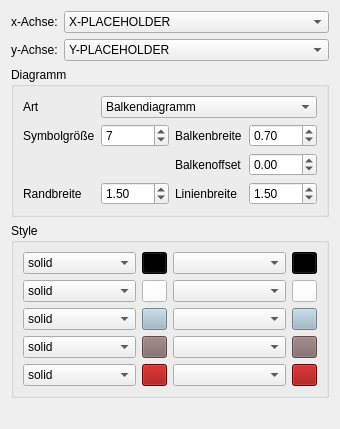
          <widget class="QWidget" name="page_10">
           <property name="geometry">
            <rect>
             <x>0</x>
             <y>0</y>
             <width>340</width>
             <height>429</height>
            </rect>
           </property>
           <property name="sizePolicy">
            <sizepolicy hsizetype="Preferred" vsizetype="Preferred">
             <horstretch>0</horstretch>
             <verstretch>0</verstretch>
            </sizepolicy>
           </property>
           <attribute name="label">
            <string>Hauptachsen</string>
           </attribute>
           <layout class="QVBoxLayout" name="verticalLayout_8" stretch="0,0,0,0">
            <property name="sizeConstraint">
             <enum>QLayout::SetDefaultConstraint</enum>
            </property>
            <item>
             <layout class="QFormLayout" name="placeHolderLayoutMain">
              <property name="sizeConstraint">
               <enum>QLayout::SetMaximumSize</enum>
              </property>
              <item row="0" column="0">
               <widget class="QLabel" name="label_98">
                <property name="text">
                 <string>x-Achse:</string>
                </property>
               </widget>
              </item>
              <item row="0" column="1">
               <widget class="QComboBox" name="xAxisSelected">
                <item>
                 <property name="text">
                  <string>X-PLACEHOLDER</string>
                 </property>
                </item>
               </widget>
              </item>
              <item row="1" column="0">
               <widget class="QLabel" name="label_99">
                <property name="text">
                 <string>y-Achse:</string>
                </property>
               </widget>
              </item>
              <item row="1" column="1">
               <widget class="QComboBox" name="yAxisSelected">
                <item>
                 <property name="text">
                  <string>Y-PLACEHOLDER</string>
                 </property>
                </item>
               </widget>
              </item>
             </layout>
            </item>
            <item>
             <widget class="QGroupBox" name="groupBox_3">
              <property name="title">
               <string>Diagramm</string>
              </property>
              <layout class="QGridLayout" name="gridLayout_9" rowstretch="0,0,0,0">
               <property name="sizeConstraint">
                <enum>QLayout::SetMaximumSize</enum>
               </property>
               <item row="1" column="1">
                <widget class="QDoubleSpinBox" name="markerSize">
                 <property name="decimals">
                  <number>0</number>
                 </property>
                 <property name="minimum">
                  <double>0.000000000000000</double>
                 </property>
                 <property name="maximum">
                  <double>1000.000000000000000</double>
                 </property>
                 <property name="singleStep">
                  <double>1.000000000000000</double>
                 </property>
                 <property name="value">
                  <double>7.000000000000000</double>
                 </property>
                </widget>
               </item>
               <item row="1" column="3">
                <widget class="QDoubleSpinBox" name="barWidth">
                 <property name="decimals">
                  <number>2</number>
                 </property>
                 <property name="minimum">
                  <double>0.000000000000000</double>
                 </property>
                 <property name="maximum">
                  <double>1.000000000000000</double>
                 </property>
                 <property name="singleStep">
                  <double>0.010000000000000</double>
                 </property>
                 <property name="value">
                  <double>0.700000000000000</double>
                 </property>
                </widget>
               </item>
               <item row="1" column="0">
                <widget class="QLabel" name="markerSizeLabel">
                 <property name="text">
                  <string>Symbolgröße</string>
                 </property>
                </widget>
               </item>
               <item row="3" column="3">
                <widget class="QDoubleSpinBox" name="lineWidth">
                 <property name="decimals">
                  <number>2</number>
                 </property>
                 <property name="minimum">
                  <double>0.000000000000000</double>
                 </property>
                 <property name="maximum">
                  <double>100.000000000000000</double>
                 </property>
                 <property name="singleStep">
                  <double>0.250000000000000</double>
                 </property>
                 <property name="value">
                  <double>1.500000000000000</double>
                 </property>
                </widget>
               </item>
               <item row="0" column="1" colspan="3">
                <widget class="QComboBox" name="diagramType">
                 <item>
                  <property name="text">
                   <string>Balkendiagramm</string>
                  </property>
                 </item>
                 <item>
                  <property name="text">
                   <string>Scatter mit Linien</string>
                  </property>
                 </item>
                 <item>
                  <property name="text">
                   <string>Scatter ohne Linien</string>
                  </property>
                 </item>
                 <item>
                  <property name="text">
                   <string>Liniendiagramm</string>
                  </property>
                 </item>
                </widget>
               </item>
               <item row="0" column="0">
                <widget class="QLabel" name="label_6">
                 <property name="text">
                  <string>Art</string>
                 </property>
                </widget>
               </item>
               <item row="3" column="0">
                <widget class="QLabel" name="rimWidthLabel">
                 <property name="text">
                  <string>Randbreite</string>
                 </property>
                </widget>
               </item>
               <item row="3" column="2">
                <widget class="QLabel" name="lineWidthLabel">
                 <property name="text">
                  <string>Linienbreite</string>
                 </property>
                </widget>
               </item>
               <item row="1" column="2">
                <widget class="QLabel" name="barWidthLabel">
                 <property name="text">
                  <string>Balkenbreite</string>
                 </property>
                </widget>
               </item>
               <item row="3" column="1">
                <widget class="QDoubleSpinBox" name="rimWidth">
                 <property name="decimals">
                  <number>2</number>
                 </property>
                 <property name="minimum">
                  <double>0.000000000000000</double>
                 </property>
                 <property name="maximum">
                  <double>100.000000000000000</double>
                 </property>
                 <property name="singleStep">
                  <double>0.250000000000000</double>
                 </property>
                 <property name="value">
                  <double>1.500000000000000</double>
                 </property>
                </widget>
               </item>
               <item row="2" column="2">
                <widget class="QLabel" name="label_15">
                 <property name="text">
                  <string>Balkenoffset</string>
                 </property>
                </widget>
               </item>
               <item row="2" column="3">
                <widget class="QDoubleSpinBox" name="barOffset">
                 <property name="decimals">
                  <number>2</number>
                 </property>
                 <property name="minimum">
                  <double>-100.000000000000000</double>
                 </property>
                 <property name="maximum">
                  <double>100.000000000000000</double>
                 </property>
                 <property name="singleStep">
                  <double>0.050000000000000</double>
                 </property>
                </widget>
               </item>
              </layout>
             </widget>
            </item>
            <item>
             <widget class="QGroupBox" name="groupBox_4">
              <property name="title">
               <string>Style</string>
              </property>
              <layout class="QGridLayout" name="gridLayout_4">
               <item row="4" column="3">
                <widget class="QPushButton" name="colorPicker5">
                 <property name="maximumSize">
                  <size>
                   <width>25</width>
                   <height>16777215</height>
                  </size>
                 </property>
                 <property name="styleSheet">
                  <string notr="true">background-color: rgb(153,0,0);</string>
                 </property>
                 <property name="text">
                  <string/>
                 </property>
                </widget>
               </item>
               <item row="4" column="0">
                <widget class="QComboBox" name="lineStyle5">
                 <item>
                  <property name="text">
                   <string>solid</string>
                  </property>
                 </item>
                 <item>
                  <property name="text">
                   <string>dashed</string>
                  </property>
                 </item>
                 <item>
                  <property name="text">
                   <string>dashdot</string>
                  </property>
                 </item>
                 <item>
                  <property name="text">
                   <string>dotted</string>
                  </property>
                 </item>
                </widget>
               </item>
               <item row="1" column="1">
                <widget class="QPushButton" name="lineStylecolorPicker2">
                 <property name="maximumSize">
                  <size>
                   <width>25</width>
                   <height>16777215</height>
                  </size>
                 </property>
                 <property name="styleSheet">
                  <string notr="true">background-color: rgb(255,255,255);</string>
                 </property>
                 <property name="text">
                  <string/>
                 </property>
                </widget>
               </item>
               <item row="0" column="3">
                <widget class="QPushButton" name="colorPicker1">
                 <property name="maximumSize">
                  <size>
                   <width>25</width>
                   <height>16777215</height>
                  </size>
                 </property>
                 <property name="styleSheet">
                  <string notr="true">background-color:rgb(0,0,0)</string>
                 </property>
                 <property name="text">
                  <string/>
                 </property>
                 <property name="checkable">
                  <bool>false</bool>
                 </property>
                </widget>
               </item>
               <item row="1" column="3">
                <widget class="QPushButton" name="colorPicker2">
                 <property name="maximumSize">
                  <size>
                   <width>25</width>
                   <height>16777215</height>
                  </size>
                 </property>
                 <property name="styleSheet">
                  <string notr="true">background-color: rgb(255,255,255);</string>
                 </property>
                 <property name="text">
                  <string/>
                 </property>
                </widget>
               </item>
               <item row="1" column="2">
                <widget class="QComboBox" name="marker2"/>
               </item>
               <item row="2" column="3">
                <widget class="QPushButton" name="colorPicker3">
                 <property name="maximumSize">
                  <size>
                   <width>25</width>
                   <height>16777215</height>
                  </size>
                 </property>
                 <property name="styleSheet">
                  <string notr="true">background-color: rgb(159,182,196);</string>
                 </property>
                 <property name="text">
                  <string/>
                 </property>
                </widget>
               </item>
               <item row="3" column="1">
                <widget class="QPushButton" name="lineStylecolorPicker4">
                 <property name="maximumSize">
                  <size>
                   <width>25</width>
                   <height>16777215</height>
                  </size>
                 </property>
                 <property name="styleSheet">
                  <string notr="true">background-color: rgb(125,102,102);</string>
                 </property>
                 <property name="text">
                  <string/>
                 </property>
                </widget>
               </item>
               <item row="1" column="0">
                <widget class="QComboBox" name="lineStyle2">
                 <item>
                  <property name="text">
                   <string>solid</string>
                  </property>
                 </item>
                 <item>
                  <property name="text">
                   <string>dashed</string>
                  </property>
                 </item>
                 <item>
                  <property name="text">
                   <string>dashdot</string>
                  </property>
                 </item>
                 <item>
                  <property name="text">
                   <string>dotted</string>
                  </property>
                 </item>
                </widget>
               </item>
               <item row="3" column="0">
                <widget class="QComboBox" name="lineStyle4">
                 <item>
                  <property name="text">
                   <string>solid</string>
                  </property>
                 </item>
                 <item>
                  <property name="text">
                   <string>dashed</string>
                  </property>
                 </item>
                 <item>
                  <property name="text">
                   <string>dashdot</string>
                  </property>
                 </item>
                 <item>
                  <property name="text">
                   <string>dotted</string>
                  </property>
                 </item>
                </widget>
               </item>
               <item row="3" column="2">
                <widget class="QComboBox" name="marker4"/>
               </item>
               <item row="3" column="3">
                <widget class="QPushButton" name="colorPicker4">
                 <property name="maximumSize">
                  <size>
                   <width>25</width>
                   <height>16777215</height>
                  </size>
                 </property>
                 <property name="styleSheet">
                  <string notr="true">background-color: rgb(125,102,102);</string>
                 </property>
                 <property name="text">
                  <string/>
                 </property>
                </widget>
               </item>
               <item row="2" column="2">
                <widget class="QComboBox" name="marker3"/>
               </item>
               <item row="2" column="0">
                <widget class="QComboBox" name="lineStyle3">
                 <item>
                  <property name="text">
                   <string>solid</string>
                  </property>
                 </item>
                 <item>
                  <property name="text">
                   <string>dashed</string>
                  </property>
                 </item>
                 <item>
                  <property name="text">
                   <string>dashdot</string>
                  </property>
                 </item>
                 <item>
                  <property name="text">
                   <string>dotted</string>
                  </property>
                 </item>
                </widget>
               </item>
               <item row="2" column="1">
                <widget class="QPushButton" name="lineStylecolorPicker3">
                 <property name="maximumSize">
                  <size>
                   <width>25</width>
                   <height>16777215</height>
                  </size>
                 </property>
                 <property name="styleSheet">
                  <string notr="true">background-color: rgb(159,182,196);</string>
                 </property>
                 <property name="text">
                  <string/>
                 </property>
                </widget>
               </item>
               <item row="4" column="2">
                <widget class="QComboBox" name="marker5"/>
               </item>
               <item row="4" column="1">
                <widget class="QPushButton" name="lineStylecolorPicker5">
                 <property name="maximumSize">
                  <size>
                   <width>25</width>
                   <height>16777215</height>
                  </size>
                 </property>
                 <property name="styleSheet">
                  <string notr="true">background-color: rgb(153,0,0);</string>
                 </property>
                 <property name="text">
                  <string/>
                 </property>
                </widget>
               </item>
               <item row="0" column="2">
                <widget class="QComboBox" name="marker1"/>
               </item>
               <item row="0" column="0">
                <widget class="QComboBox" name="lineStyle1">
                 <item>
                  <property name="text">
                   <string>solid</string>
                  </property>
                 </item>
                 <item>
                  <property name="text">
                   <string>dashed</string>
                  </property>
                 </item>
                 <item>
                  <property name="text">
                   <string>dashdot</string>
                  </property>
                 </item>
                 <item>
                  <property name="text">
                   <string>dotted</string>
                  </property>
                 </item>
                </widget>
               </item>
               <item row="0" column="1">
                <widget class="QPushButton" name="lineStylecolorPicker1">
                 <property name="maximumSize">
                  <size>
                   <width>25</width>
                   <height>16777215</height>
                  </size>
                 </property>
                 <property name="styleSheet">
                  <string notr="true">background-color:rgb(0,0,0)</string>
                 </property>
                 <property name="text">
                  <string/>
                 </property>
                 <property name="checkable">
                  <bool>false</bool>
                 </property>
                </widget>
               </item>
              </layout>
             </widget>
            </item>
            <item>
             <spacer name="verticalSpacer">
              <property name="orientation">
               <enum>Qt::Vertical</enum>
              </property>
              <property name="sizeHint" stdset="0">
               <size>
                <width>20</width>
                <height>40</height>
               </size>
              </property>
             </spacer>
            </item>
           </layout>
          </widget>
